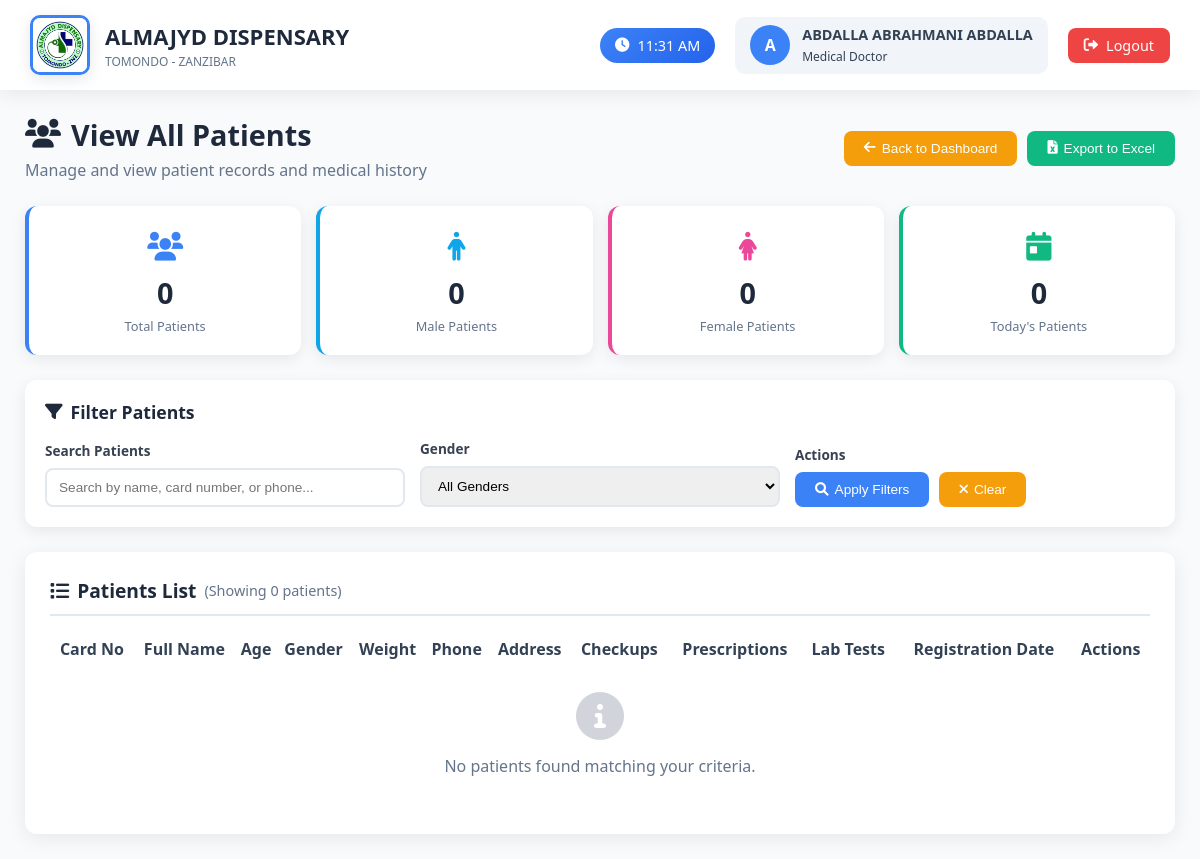
Page /doctor/view_patients.php (signed in) on the earlier database version.
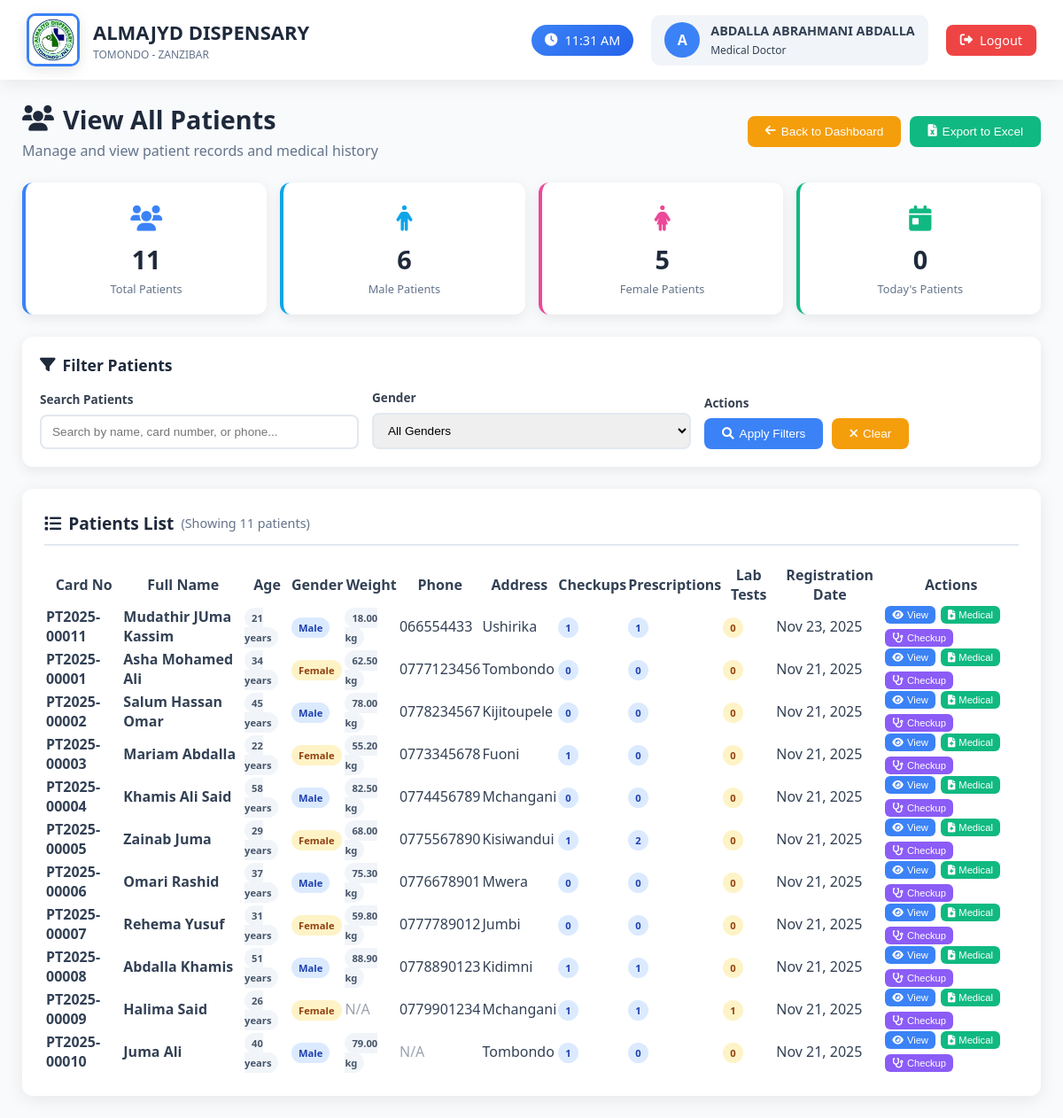
Same page on the later database version.
### tables this page shows
CREATE TABLE `patients` (
  `id` int(11) NOT NULL,
  `card_no` varchar(50) NOT NULL,
  `full_name` varchar(100) NOT NULL,
  `address` text DEFAULT NULL,
  `age` int(11) DEFAULT NULL,
  `weight` decimal(5,2) DEFAULT NULL,
  `phone` varchar(20) DEFAULT NULL,
  `gender` enum('male','female') DEFAULT NULL,
  `created_by` int(11) DEFAULT NULL,
  `created_at` timestamp NOT NULL DEFAULT current_timestamp()
);

### doctor/view_patients.php (the view, shortened to what the changed rows need)
<?php
require_once '../config.php';
$query = "SELECT p.*,
          (SELECT COUNT(*) FROM checking_forms WHERE patient_id = p.id) as checkup_count,
          (SELECT COUNT(*) FROM prescriptions pr JOIN checking_forms cf ON pr.checking_form_id = cf.id WHERE cf.patient_id = p.id) as prescription_count,
          (SELECT COUNT(*) FROM laboratory_tests lt JOIN checking_forms cf ON lt.checking_form_id = cf.id WHERE cf.patient_id = p.id) as lab_count
          FROM patients p
          WHERE 1=1";
$params = [];
$query .= " ORDER BY p.created_at DESC";
$stmt = $pdo->prepare($query);
$stmt->execute($params);
$patients = $stmt->fetchAll(PDO::FETCH_ASSOC);
$total_patients = $pdo->query("SELECT COUNT(*) as total FROM patients")->fetch(PDO::FETCH_ASSOC)['total'];
$male_patients = $pdo->query("SELECT COUNT(*) as total FROM patients WHERE gender = 'male'")->fetch(PDO::FETCH_ASSOC)['total'];
$female_patients = $pdo->query("SELECT COUNT(*) as total FROM patients WHERE gender = 'female'")->fetch(PDO::FETCH_ASSOC)['total'];
?>
<!DOCTYPE html>
<html lang="en">
<head>
    <link rel="stylesheet" href="https://cdn.datatables.net/1.13.6/css/dataTables.bootstrap5.min.css">
    <link rel="stylesheet" href="https://cdn.datatables.net/responsive/2.5.0/css/responsive.bootstrap5.min.css">
    <link rel="stylesheet" href="https://cdn.datatables.net/buttons/2.4.1/css/buttons.dataTables.min.css">
    <link rel="stylesheet" href="https://cdnjs.cloudflare.com/ajax/libs/font-awesome/6.0.0/css/all.min.css">
</head>
<body>
    <div class="topbar">
        <div class="logo-section">
            <div class="clinic-info">
                <h1>ALMAJYD DISPENSARY</h1>
            </div>
        </div>
    </div>
    <div class="main">
        <div class="page-header">
            <div>
                <h1 class="page-title">
                    <i class="fas fa-users"></i>
                    View All Patients
                </h1>
            </div>
        </div>
        <div class="stats-grid">
            <div class="stat-card total">
                <div class="stat-icon">
                    <i class="fas fa-users"></i>
                </div>
                <div class="stat-number"><?php echo $total_patients; ?></div>
                <div class="stat-label">Total Patients</div>
            </div>
            <div class="stat-card male">
                <div class="stat-icon">
                    <i class="fas fa-male"></i>
                </div>
                <div class="stat-number"><?php echo $male_patients; ?></div>
                <div class="stat-label">Male Patients</div>
            </div>
            <div class="stat-card female">
                <div class="stat-icon">
                    <i class="fas fa-female"></i>
                </div>
                <div class="stat-number"><?php echo $female_patients; ?></div>
                <div class="stat-label">Female Patients</div>
            </div>
        </div>
        <div class="table-card">
            <h3>
                <i class="fas fa-list"></i>
                Patients List
                <small style="font-size: 0.9rem; color: #64748b; font-weight: normal;">
                    (Showing <?php echo count($patients); ?> patients)
                </small>
            </h3>
            <div class="table-responsive">
                <table class="table table-striped table-hover" id="patientsTable" style="width:100%">
                    <thead>
                        <tr>
                            <th>Card No</th>
                            <th>Full Name</th>
                            <th>Age</th>
                            <th>Gender</th>
                            <th>Weight</th>
                            <th>Phone</th>
                            <th>Address</th>
                            <th>Checkups</th>
                            <th>Prescriptions</th>
                            <th>Lab Tests</th>
                            <th>Registration Date</th>
                            <th>Actions</th>
                        </tr>
                    </thead>
                    <tbody>
                        <?php if (empty($patients)): ?>
                        <tr>
                            <td colspan="12" style="text-align: center; padding: 30px; color: #64748b;">
                                <i class="fas fa-info-circle" style="font-size: 3rem; margin-bottom: 15px; display: block; color: #d1d5db;"></i>
                                No patients found matching your criteria.
                            </td>
                        </tr>
                        <?php else: ?>
                            <?php foreach ($patients as $patient): ?>
                            <tr>
                                <td>
                                    <strong><?php echo htmlspecialchars($patient['card_no']); ?></strong>
                                </td>
                                <td>
                                    <div style="font-weight: 600;"><?php echo htmlspecialchars($patient['full_name']); ?></div>
                                </td>
                                <td>
                                    <?php if ($patient['age']): ?>
                                        <span class="badge badge-secondary"><?php echo $patient['age']; ?> years</span>
                                    <?php else: ?>
                                        <span style="color: #9ca3af;">N/A</span>
                                    <?php endif; ?>
                                </td>
                                <td>
                                    <?php if ($patient['gender']): ?>
                                        <span class="badge <?php echo $patient['gender'] == 'male' ? 'badge-info' : 'badge-warning'; ?>">
                                            <?php echo ucfirst($patient['gender']); ?>
                                        </span>
                                    <?php else: ?>
                                        <span style="color: #9ca3af;">N/A</span>
                                    <?php endif; ?>
                                </td>
                                <td>
                                    <?php if ($patient['weight']): ?>
                                        <span class="badge badge-secondary"><?php echo $patient['weight']; ?> kg</span>
                                    <?php else: ?>
                                        <span style="color: #9ca3af;">N/A</span>
                                    <?php endif; ?>
                                </td>
                                <td>
                                    <?php if ($patient['phone']): ?>
                                        <?php echo htmlspecialchars($patient['phone']); ?>
                                    <?php else: ?>
                                        <span style="color: #9ca3af;">N/A</span>
                                    <?php endif; ?>
                                </td>
                                <td>
                                    <?php if ($patient['address']): ?>
                                        <span title="<?php echo htmlspecialchars($patient['address']); ?>">
                                            <?php echo htmlspecialchars(substr($patient['address'], 0, 30)) . (strlen($patient['address']) > 30 ? '...' : ''); ?>
                                        </span>
                                    <?php else: ?>
                                        <span style="color: #9ca3af;">N/A</span>
                                    <?php endif; ?>
                                </td>
                                <td>
                                    <span class="badge badge-primary"><?php echo $patient['checkup_count']; ?></span>
                                </td>
                                <td>
                                    <span class="badge badge-info"><?php echo $patient['prescription_count']; ?></span>
                                </td>
                                <td>
                                    <span class="badge badge-warning"><?php echo $patient['lab_count']; ?></span>
                                </td>
                                <td>
                                    <?php echo date('M j, Y', strtotime($patient['created_at'])); ?>
                                </td>
                                <td>
                                    <div class="action-buttons">
                                        <button class="btn-view" onclick="viewPatient(<?php echo $patient['id']; ?>)">
                                            <i class="fas fa-eye"></i> View
                                        </button>
                                        <button class="btn-medical" onclick="viewMedicalHistory(<?php echo $patient['id']; ?>)">
                                            <i class="fas fa-file-medical"></i> Medical
                                        </button>
                                        <button class="btn-prescription" onclick="createCheckup(<?php echo $patient['id']; ?>)">
                                            <i class="fas fa-stethoscope"></i> Checkup
                                        </button>
                                    </div>
                                </td>
                            </tr>
                            <?php endforeach; ?>
                        <?php endif; ?>
                    </tbody>
                </table>
            </div>
        </div>
    </div>
</body>
</html>

Differences in the rows shown:
added patients: card_no "PT2025-00011", full_name "Mudathir JUma Kassim", age "21", gender "Male", weight "18.00", phone "066554433", address "Ushirika", checkup_count "1", prescription_count "1", lab_count "0", created_at "Nov 23, 2025"
added patients: card_no "PT2025-00001", full_name "Asha Mohamed Ali", age "34", gender "Female", weight "62.50", phone "0777123456", address "Tombondo", checkup_count "0", prescription_count "0", lab_count "0", created_at "Nov 21, 2025"
added patients: card_no "PT2025-00002", full_name "Salum Hassan Omar", age "45", gender "Male", weight "78.00", phone "0778234567", address "Kijitoupele", checkup_count "0", prescription_count "0", lab_count "0", created_at "Nov 21, 2025"
added patients: card_no "PT2025-00003", full_name "Mariam Abdalla", age "22", gender "Female", weight "55.20", phone "0773345678", address "Fuoni", checkup_count "1", prescription_count "0", lab_count "0", created_at "Nov 21, 2025"
added patients: card_no "PT2025-00004", full_name "Khamis Ali Said", age "58", gender "Male", weight "82.50", phone "0774456789", address "Mchangani", checkup_count "0", prescription_count "0", lab_count "0", created_at "Nov 21, 2025"
added patients: card_no "PT2025-00005", full_name "Zainab Juma", age "29", gender "Female", weight "68.00", phone "0775567890", address "Kisiwandui", checkup_count "1", prescription_count "2", lab_count "0", created_at "Nov 21, 2025"
added patients: card_no "PT2025-00006", full_name "Omari Rashid", age "37", gender "Male", weight "75.30", phone "0776678901", address "Mwera", checkup_count "0", prescription_count "0", lab_count "0", created_at "Nov 21, 2025"
added patients: card_no "PT2025-00007", full_name "Rehema Yusuf", age "31", gender "Female", weight "59.80", phone "0777789012", address "Jumbi", checkup_count "0", prescription_count "0", lab_count "0", created_at "Nov 21, 2025"
added patients: card_no "PT2025-00008", full_name "Abdalla Khamis", age "51", gender "Male", weight "88.90", phone "0778890123", address "Kidimni", checkup_count "1", prescription_count "1", lab_count "0", created_at "Nov 21, 2025"
added patients: card_no "PT2025-00009", full_name "Halima Said", age "26", gender "Female", shows "N/A", phone "0779901234", address "Mchangani", checkup_count "1", prescription_count "1", lab_count "1", created_at "Nov 21, 2025"
added patients: card_no "PT2025-00010", full_name "Juma Ali", age "40", gender "Male", weight "79.00", shows "N/A", address "Tombondo", checkup_count "1", prescription_count "0", lab_count "0", created_at "Nov 21, 2025"
Other differences:
$total_patients: "0" → "11"
$male_patients: "0" → "6"
$female_patients: "0" → "5"
count($patients): "0" → "11"
text no longer shown: "No patients found matching your criteria."
